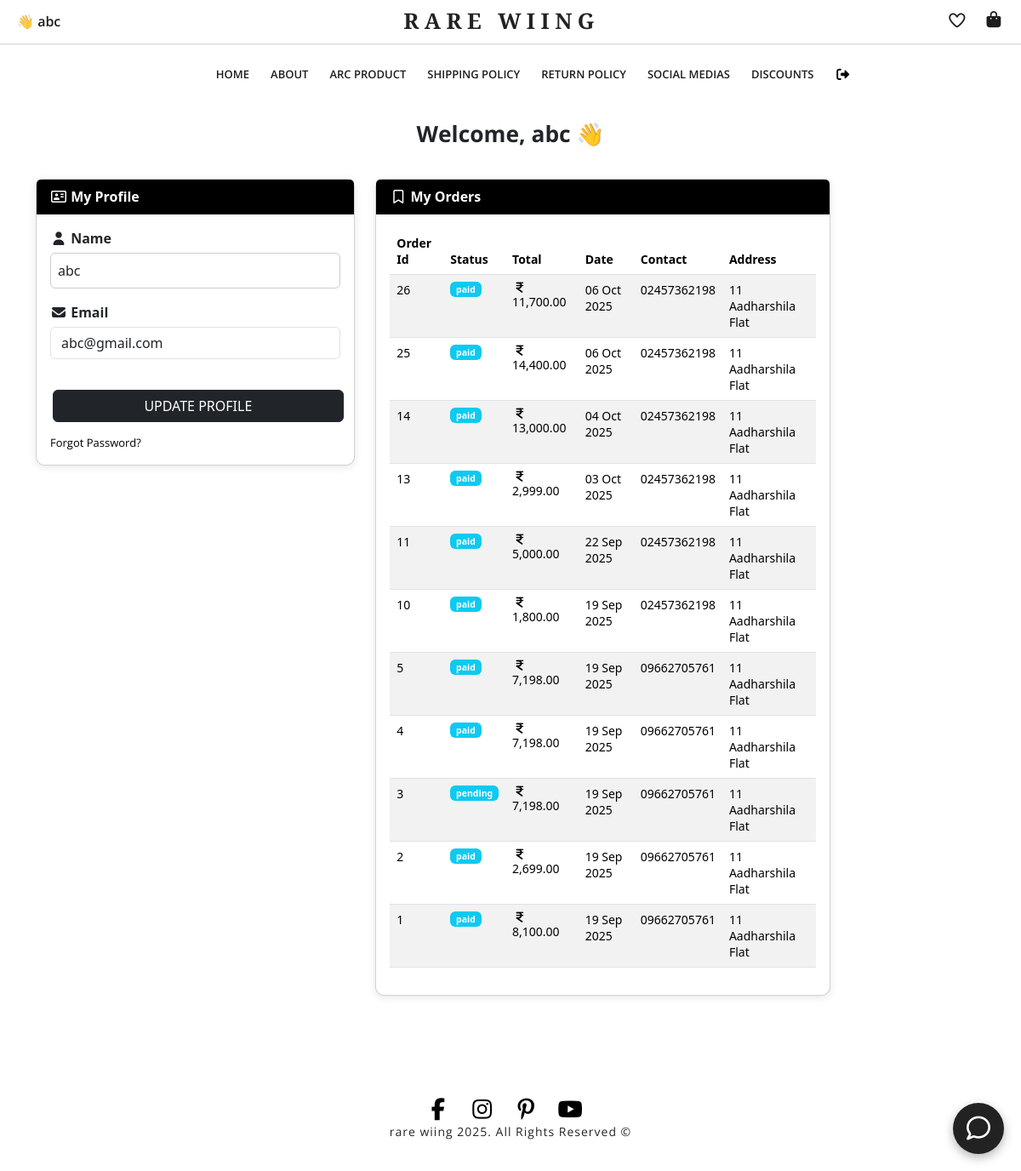
Screenshot of /dashboard.php (signed in) with the database file from the repository.
### tables this page shows
CREATE TABLE `users` (
  `id` int(11) NOT NULL,
  `fname` varchar(50) NOT NULL,
  `lname` varchar(50) NOT NULL,
  `email` varchar(100) NOT NULL,
  `password` varchar(255) NOT NULL,
  `term` tinyint(1) NOT NULL,
  `created_at` timestamp NOT NULL DEFAULT current_timestamp(),
  `reset_token` varchar(255) DEFAULT NULL,
  `reset_expiry` datetime DEFAULT NULL
);

CREATE TABLE `orders` (
  `id` int(11) NOT NULL,
  `user_id` int(11) DEFAULT NULL,
  `order_id` varchar(100) NOT NULL,
  `payment_id` varchar(100) DEFAULT NULL,
  `signature` varchar(255) DEFAULT NULL,
  `customer_name` varchar(100) NOT NULL,
  `customer_email` varchar(100) NOT NULL,
  `customer_phone` varchar(20) NOT NULL,
  `city` varchar(100) NOT NULL,
  `state` varchar(100) NOT NULL,
  `pincode` varchar(20) NOT NULL,
  `address` text NOT NULL,
  `items` text DEFAULT NULL,
  `amount` int(11) NOT NULL,
  `status` enum('pending','paid','failed') DEFAULT 'pending',
  `created_at` timestamp NOT NULL DEFAULT current_timestamp()
);

### dashboard.php (the view, shortened to what this page needs)
<?php
include "header.php";
include "chatbot.php";
$user_id = (int) $_SESSION['user_id'];
$stmt_user = $conn->prepare("SELECT id, fname, email, created_at FROM users WHERE id = ?");
$stmt_user->bind_param("i", $user_id);
$stmt_user->execute();
$user = $stmt_user->get_result()->fetch_assoc();
$stmt_orders = $conn->prepare("SELECT * FROM orders WHERE user_id = ? ORDER BY created_at DESC");
$stmt_orders->bind_param("i", $user_id);
$stmt_orders->execute();
$orders = $stmt_orders->get_result();
?>
<!DOCTYPE html>
<html lang="en">
<head>
  <link href="https://cdn.jsdelivr.net/npm/bootstrap@5.3.3/dist/css/bootstrap.min.css" rel="stylesheet">
  <link rel="stylesheet" href="css/about.css">
    <link rel="stylesheet" href="https://cdnjs.cloudflare.com/ajax/libs/font-awesome/7.0.1/css/all.min.css"
 />
</head>
<body>
  <h2>Welcome, <?= htmlspecialchars($user['fname']) ?> 👋</h2>
  <div class="container dashboard">
    <div class="row g-4">
      <div class="col-12 col-lg-5">
        <div class="card">
          <div class="card-header"><i class="fa-regular fa-address-card"></i> My Profile</div>
          <div class="card-body">
            <form method="POST">
              <div class="mb-3">
                <label><i class="fa-solid fa-user"></i> Name</label>
                <input type="text" name="name" class="form-control" value="<?= htmlspecialchars($user['fname']) ?>"
                  required>
              </div>
              <div class="mb-3">
                <label><i class="fa-solid fa-envelope"></i> Email</label>
                <input type="email" name="email" class="form-control" value="<?= htmlspecialchars($user['email']) ?>"
                  required>
              </div>
              <button type="submit" name="update_profile" class="btn btn-dark w-100">Update Profile</button>
              <div class="extra-links">
                <a href="forgot_password.php">Forgot Password?</a>
              </div>
            </form>
          </div>
        </div>
      </div>
      <div class="col-lg-7">
        <div class="card">
          <div class="card-header"><i class="fa-regular fa-bookmark"></i> My Orders</div>
          <div class="card-body table-responsive">
            <?php if ($orders->num_rows > 0): ?>
              <table class="table table-striped">
                <thead>
                  <tr>
                    <th>Order Id</th>
                    <th>Status</th>
                    <th>Total</th>
                    <th>Date</th>
                    <th>Contact</th>
                    <th>Address</th>
                  </tr>
                </thead>
                <tbody>
                          <?php while ($order = $orders->fetch_assoc()): ?>
                    <tr>
                      <td data-label="Order Id"><?= htmlspecialchars($order['id']); ?></td>
                      <td data-label="Status"><span class="badge bg-info"><?= htmlspecialchars($order['status']) ?></span>
                      </td>
                      <td data-label="Total"><i class="fa-solid fa-indian-rupee-sign"></i><?= number_format($order['amount'], 2) ?></td>
                      <td data-label="Date"><?= date("d M Y", strtotime($order['created_at'])) ?></td>
                      <td data-label="Contact"><?= htmlspecialchars($order['customer_phone']) ?></td>
                      <td data-label="Address"><?= htmlspecialchars($order['address']) ?></td>
                    </tr>
                  <?php endwhile; ?>
                </tbody>
              </table>
            <?php else: ?>
              <p>No orders found.</p>
            <?php endif; ?>
          </div>
        </div>
      </div>
    </div>
  </div>
  <?php include("footer.php"); ?>
</body>
</html>

### header.php (shortened to what this page needs)
<link rel="stylesheet" href="css/style.css">
<link rel="stylesheet" href="css/form.css">
<link rel="stylesheet" href="css/about.css">
<link rel="stylesheet" href="css/product.css">
<link rel="stylesheet" href="https://cdnjs.cloudflare.com/ajax/libs/font-awesome/7.0.1/css/all.min.css"
 />
<div class="rw-first-nav">
  <div class="rw-login-div">
    <?php
    if (isset($_SESSION['fname'])) {
      echo "<a href='dashboard.php'>👋 " . $_SESSION['fname'] . "</a>";
    } elseif (isset($_SESSION['guest'])) {
      echo "<i class='fa-solid fa-user-secret'></i> Welcome, Guest";
    } else {
      echo "<a href='login.php'><i class='fa-solid fa-circle-user'></i> Login</a>";
    }
    ?>
  </div>
  <div class="rw-text-logo">
    <h1>rare wiing</h1>
  </div>
  <div class="rw-shopping-bag">
    <a href="wishlist.php"><i class="fa-regular fa-heart"></i></a>
    <a href="cart.php"><i class="fa-solid fa-bag-shopping"></i>
    </a>
  </div>
</div>
<header class="rw-header">
  <div class="rw-container">
    <div class="rw-nav-btn">
      <div class="rw-nav-links">
        <ul>
          <li class="rw-nav-link"><a href="index.php">Home</a></li>
          <li class="rw-nav-link"><a href="about.php">About</a></li>
          <li class="rw-nav-link"><a href="product.php">Arc Product</a></li>
          <li class="rw-nav-link"><a href="shipping-policy.php">Shipping Policy</a></li>
          <li class="rw-nav-link"><a href="return-policy.php">Return Policy</a></li>
          <li class="rw-nav-link"><a href="social-media.php">Social Medias</a></li>
          <li class="rw-nav-link"><a href="discount.php">Discounts</a></li>
          <li class="rw-nav-link" style="--i: 1.35s">
            <?php
            if (isset($_SESSION['fname'])) {
              echo "<a href='logout.php' class='rw-nav-link logout-link'>
                          <i class='fa-solid fa-right-from-bracket'></i>
                          </a>";
            } else {
              if (isset($_SESSION['guest'])) {
                echo "<a href='logout.php' class='rw-nav-link logout-link'>
                          <i class='fa-solid fa-right-from-bracket'></i>
                          </a>";
              }
            }
            ?>
          </li>
        </ul>
      </div>
    </div>
  </div>
</header>

### chatbot.php (shortened to what this page needs)
<!DOCTYPE html>
<html lang="en">
<head>
    <link rel="stylesheet" href="css/chat.css">
<link rel="stylesheet" href="https://cdnjs.cloudflare.com/ajax/libs/font-awesome/7.0.1/css/all.min.css"
 />
</head>
<body>
    <div id="chatIcon"><i class="fa-regular fa-comment"></i></div>
</body>
</html>

### footer.php
<div class="icon-part">
    <div class="icon-div">
        <a href="https://www.facebook.com/profile.php?id=61581186264613" target="_blank"><i class="fa-brands fa-facebook-f"></i></a>
        <a href="https://www.instagram.com/rarewiing/" target="_blank"><i class="fa-brands fa-instagram"></i></a>
        <a href="https://www.pinterest.com/rarewiing/" target="_blank"><i class="fa-brands fa-pinterest-p"></i></a>
        <a href="https://www.youtube.com/@RareWiing" target="_blank"><i class="fa-brands fa-youtube"></i></a>
    </div>
    <div class="last-text">
        <p>rare wiing 2025. All Rights Reserved ©</p>
    </div>
</div>

### css/style.css (style rules this page uses)
* { margin: 0; padding: 0; box-sizing: border-box; }
body, h1, h2, h3, p, ul, li, a { margin: 0; padding: 0; box-sizing: border-box; font-family: "Open Sans", sans-serif; }
a { text-decoration: none; color: inherit; }
ul { list-style: none; }
.rw-first-nav { display: flex; justify-content: space-between; align-items: center; padding: 10px 20px; background-color: #fff; border-bottom: 1px solid #ddd; position: sticky; top: 0; z-index: 1000; }
.rw-login-div a { font-weight: 600; margin-right: 10px; color: #000000e2; text-decoration: none; }
.rw-text-logo h1 { font-family: "Cinzel", serif; font-size: 1.6rem; font-weight: 700; color: #222; letter-spacing: 0.25em; text-transform: uppercase; margin: 0; }
.rw-shopping-bag a { margin-left: 15px; font-size: 1.2rem; color: #000000e2; text-decoration: none; }
.rw-header { position: sticky; top: 50px; background: #fff; z-index: 999; border-top: 1px solid #eee; }
.rw-container { display: flex; align-items: center; justify-content: space-between; padding: 0 20px; position: relative; }
.rw-nav-btn { display: flex; flex: 1; justify-content: center; }
.rw-nav-links ul { display: flex; gap: 25px; justify-content: center; align-items: center; }
.rw-nav-link a { text-transform: uppercase; font-weight: 600; font-size: 13px; padding: 15px 0; color: #000000e2; display: block; transition: 0.3s; text-decoration: none; }
.btn { display: inline-block; padding: .5rem 1.3rem; font-size: .8rem; border: 2px solid var(--clr-light); border-radius: 2rem; line-height: 1; margin: 0 .2rem; transition: .3s; text-transform: uppercase; }
.icon-part { padding: 100px 0 20px 0; }
.icon-part .icon-div { text-align: center; }
.icon-part .icon-div a { color: black; font-size: 26px; margin-right: 15px; }
.icon-part .last-text { text-align: center; }
.icon-part .last-text p { font-size: 14px; letter-spacing: 1px; }

### css/form.css (style rules this page uses)
.extra-links { margin-top: 15px; display: flex; justify-content: space-between; }
.extra-links a { font-size: 13px; color: #000; text-decoration: none; transition: color 0.3s ease; }
.logout-link { display: flex; align-items: center; gap: 6px; font-size: 14px; color: black; display: inline-block; align-items: center; }
.logout-link i { transform: rotate(0deg) !important; display: inline-block; font-size: 15px; color: black; }

### css/about.css (style rules this page uses)
h2 { font-size: 1.65em; margin-bottom: 16px; font-weight: bold; }
ul { margin: 10px 0 20px 22px; }
li { margin-bottom: 10px; }
.dashboard { max-width: 12 00px; }
.card { border-radius: 10px; box-shadow: 0 2px 10px rgba(0, 0, 0, 0.1); }
.card-header { background: #000; color: #fff; font-weight: bold; }
table { font-size: 14px; }

### css/product.css (style rules this page uses)
h2 { font-size: 25px; }
label { font-weight: bold; margin-bottom: 5px; }
select, input[type=text] { padding: 8px; border: 1px solid #ccc; border-radius: 6px; min-width: 160px; }
h2 { text-align: center; margin: 20px 0; }
.btn { padding: 8px 12px; border: none; cursor: pointer; border-radius: 5px; }
.container { display: flex; flex-wrap: wrap; gap: 20px; padding: 20px; }
.btn { background: #000; color: #fff; border: none; padding: 12px; width: 100%; cursor: pointer; border-radius: 5px; margin-top: 20px; font-size: 15px; }

### css/chat.css (style rules this page uses)
#chatIcon { position: fixed; bottom: 20px; right: 20px; width: 60px; height: 60px; background: #222; color: #fff; border-radius: 50%; display: flex; align-items: center; justify-content: center; cursor: pointer; font-size: 28px; z-index: 1000; box-shadow: 0 4px 12px rgba(0, 0, 0, 0.3); }

### rows the page displays
users: fname "abc", name "abc", email "abc@gmail.com"
orders: id "26", status "paid", amount "11,700.00", created_at "06 Oct 2025", customer_phone "02457362198", address "11 Aadharshila Flat"
orders: id "25", status "paid", amount "14,400.00", created_at "06 Oct 2025", customer_phone "02457362198", address "11 Aadharshila Flat"
orders: id "14", status "paid", amount "13,000.00", created_at "04 Oct 2025", customer_phone "02457362198", address "11 Aadharshila Flat"
orders: id "13", status "paid", amount "2,999.00", created_at "03 Oct 2025", customer_phone "02457362198", address "11 Aadharshila Flat"
orders: id "11", status "paid", amount "5,000.00", created_at "22 Sep 2025", customer_phone "02457362198", address "11 Aadharshila Flat"
orders: id "10", status "paid", amount "1,800.00", created_at "19 Sep 2025", customer_phone "02457362198", address "11 Aadharshila Flat"
orders: id "5", status "paid", amount "7,198.00", created_at "19 Sep 2025", customer_phone "09662705761", address "11 Aadharshila Flat"
orders: id "4", status "paid", amount "7,198.00", created_at "19 Sep 2025", customer_phone "09662705761", address "11 Aadharshila Flat"
orders: id "3", status "pending", amount "7,198.00", created_at "19 Sep 2025", customer_phone "09662705761", address "11 Aadharshila Flat"
orders: id "2", status "paid", amount "2,699.00", created_at "19 Sep 2025", customer_phone "09662705761", address "11 Aadharshila Flat"
orders: id "1", status "paid", amount "8,100.00", created_at "19 Sep 2025", customer_phone "09662705761", address "11 Aadharshila Flat"

### other values shown
$_SESSION['fname'] "abc"
